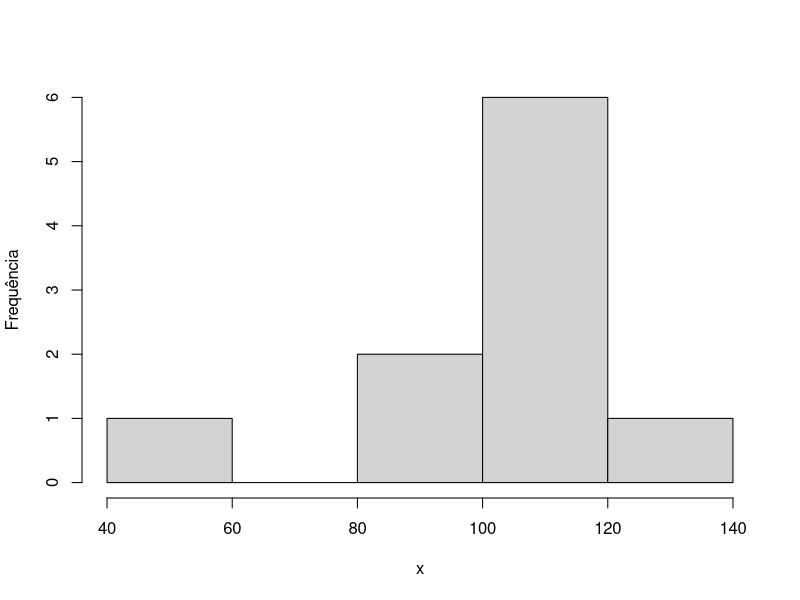

R code for this plot:
## ---- chunk 1
(x <- rnorm(10, 100, 15))
## ---- chunk 2
hist(x, main = "", ylab = "Frequência")
